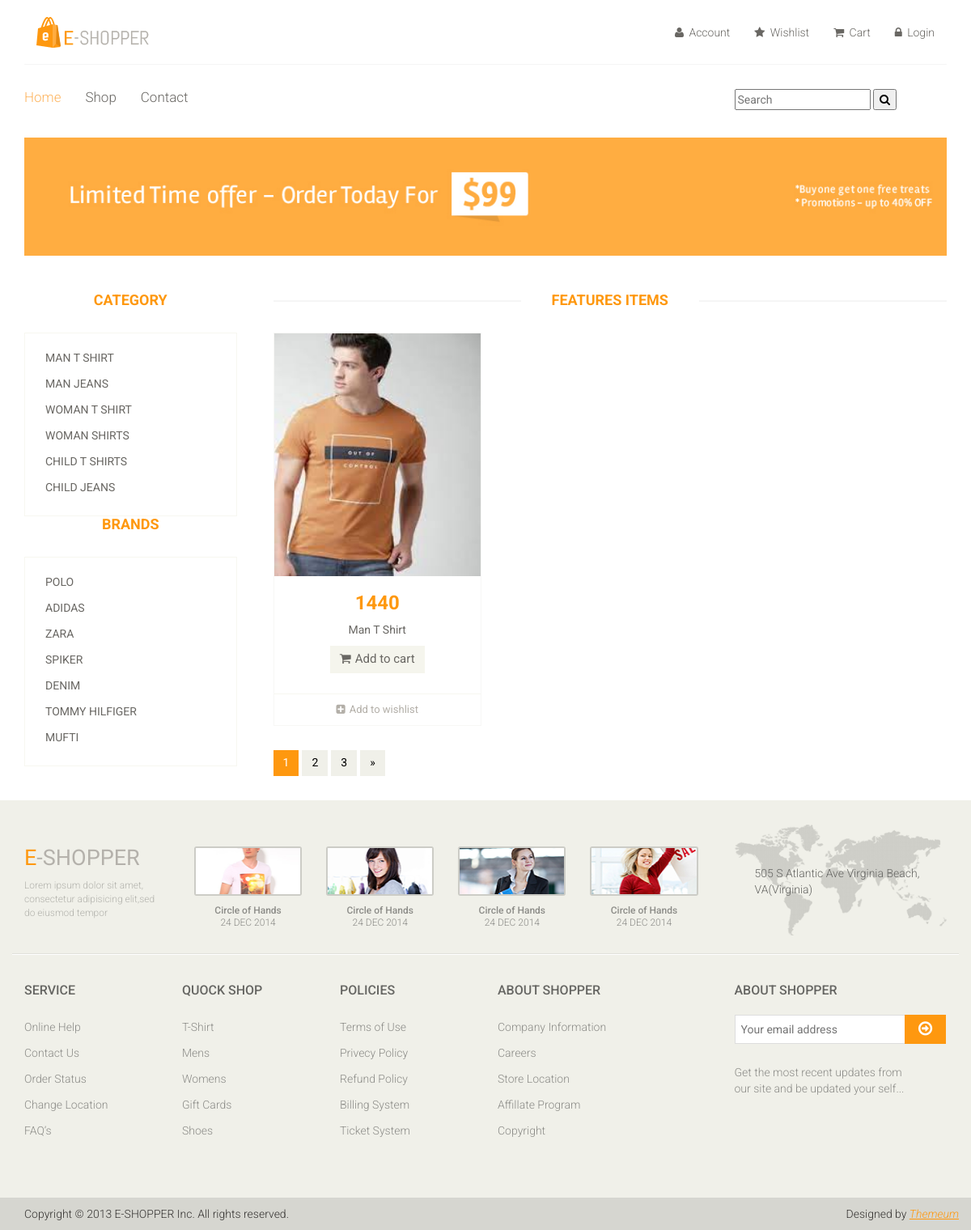
The page /shop/default/Adidas/ on the database its author committed.
### mainApp/models.py (models this page shows, shortened)
class Category(models.Model):
    name = models.CharField(max_length=50)

class Brand(models.Model):
    name = models.CharField(max_length=50)

class Product(models.Model):
    stock = models.BooleanField(default=False)
    name = models.CharField(max_length=50)
    desc = models.TextField()
    category = models.ForeignKey(Category, on_delete=models.CASCADE)
    brand = models.ForeignKey(Brand, on_delete=models.CASCADE)
    seller = models.ForeignKey(Seller, on_delete=models.CASCADE)
    basePrice = models.IntegerField()
    discount = models.IntegerField(default=0, null=True, blank=True)
    finalPrice = models.IntegerField(default=0, null=True, blank=True)
    red = models.BooleanField(default=False, blank=True, null=True)
    green = models.BooleanField(default=False, blank=True, null=True)
    black = models.BooleanField(default=False, blank=True, null=True)
    white = models.BooleanField(default=False, blank=True, null=True)
    pink = models.BooleanField(default=False, blank=True, null=True)
    xs = models.BooleanField(default=False, blank=True, null=True)
    s = models.BooleanField(default=False, blank=True, null=True)
    m = models.BooleanField(default=False, blank=True, null=True)
    l = models.BooleanField(default=False, blank=True, null=True)
    xl = models.BooleanField(default=False, blank=True, null=True)
    img1 = models.ImageField(upload_to='images/', default=None, blank=True, null=True)
    img2 = models.ImageField(upload_to='images/', default=None, blank=True, null=True)
    img3 = models.ImageField(upload_to='images/', default=None, blank=True, null=True)
    img4 = models.ImageField(upload_to='images/', default=None, blank=True, null=True)
    img5 = models.ImageField(upload_to='images/', default=None, blank=True, null=True)
    date = models.DateTimeField(auto_now=True)

### mainApp/views.py (the view)
# urls.py: path('shop/<str:cat>/<str:br>/', views.shopDetails),
def shopDetails(request,cat,br):
    c = Category.objects.all()
    brand = Brand.objects.all()
    if(cat=="default" and br=="default"):
        p = Product.objects.all()
    elif(not cat=="default" and br=="default"):
        cobj = Category.objects.get(name=cat)
        p = Product.objects.filter(category=cobj)
    elif (cat == "default" and (not br == "default")):
        bobj = Brand.objects.get(name=br)
        p = Product.objects.filter(brand=bobj)
    else:
        cobj = Category.objects.get(name=cat)
        bobj = Brand.objects.get(name=br)
        p = Product.objects.filter(brand=bobj, category=cobj)
    return render(request, "shop.html", {
                            "Category": c,
                            "Brand": brand,
                            "Product": p,
                            "Cat": cat,
                            "Br": br})

### mainApp/templates/shop.html (shortened to what this page needs)
{% extends 'index.html' %}
{% load static %}
{% block body %}
<section id="advertisement" xmlns="http://www.w3.org/1999/html">
		<div class="container">
			<img src="{% static 'images/shop/advertisement.jpg' %}" alt="" />
		</div>
	</section>
	<section>
		<div class="container">
			<div class="row">
				<div class="col-sm-3">
					<div class="brands_products">
						<h2>Category</h2>
						<div class="brands-name">
							<ul class="nav nav-pills nav-stacked">
								{% for i in Category %}
								<li><a href="/shop/{{i.name}}/{{Br}}/">{{i.name}}</a> </li>
								{% endfor %}
							</ul>
						</div>
					</div>
					<div class="brands_products">
						<h2>Brands</h2>
						<div class="brands-name">
							<ul class="nav nav-pills nav-stacked">
								{% for i in Brand %}
								<li><a href="/shop/{{Cat}}/{{i.name}}/">{{i.name}}</a> </li>
								{% endfor %}
							</ul>
						</div>
					</div>
			</div>
				<div class="col-sm-9 padding-right">
					<div class="features_items">
						<h2 class="title text-center">Features Items</h2>
						{% for i in Product %}
						<div class="col-sm-4">
							<div class="product-image-wrapper">
								<div class="single-products">
									<div class="productinfo text-center">
										<img src="{{i.img1.url}}" width="150px" height="300px" alt=""/>
										<h2>{{i.finalPrice}}</h2>
										<p>{{i.name}}</p>
										{% if i.stock %}
										<a href="/product/{{i.id}}/" class="btn btn-default add-to-cart"><i class="fa fa-shopping-cart"></i>Add to cart</a>
										{% else %}
										<a href="/product/{{i.id}}/" class="btn btn-default add-to-cart" style="pointer-events: none"><i class="fa fa-shopping-cart"></i>Out of Stock</a>
										{% endif %}
									</div>
									<div class="product-overlay">
										<div class="overlay-content">
										</div>
									</div>
								</div>
								<div class="choose">
									<ul class="nav nav-pills nav-justified">
										<li><a href="/wishlist/{{i.id}}/"><i class="fa fa-plus-square"></i>Add to wishlist</a></li>
									</ul>
								</div>
							</div>
						</div>
						{% endfor %}
					</div>
			<ul class="pagination">
				<li class="active"><a href="">1</a></li>
				<li><a href="">2</a></li>
				<li><a href="">3</a></li>
				<li><a href="">&raquo;</a></li>
			</ul>
		</div>
	</section>
{% endblock %}

### mainApp/static/css/main.css (style rules this page uses)
body { font-family: 'Roboto', sans-serif; position: relative; font-weight: 400px; }
ul li { list-style: none; }
a { -webkit-transition: 300ms; transition: 300ms; }
h1, h2, h3, h4, h5, h6 { font-family: 'Roboto', sans-serif; }
.left-sidebar h2, .brands_products h2 { color: #FE980F; font-family: 'Roboto', sans-serif; font-size: 18px; font-weight: 700; margin: 0 auto 30px; text-align: center; text-transform: uppercase; position: relative; z-index: 3; }
.left-sidebar h2:after, h2.title:after { content: " "; position: absolute; border: 1px solid #f5f5f5; bottom: 8px; left: 0; width: 100%; height: 0; z-index: -2; }
h2.title:before { content: " "; position: absolute; background: #fff; bottom: -6px; width: 220px; height: 30px; z-index: -1; left: 50%; margin-left: -110px; }
.brands-name { border: 1px solid #F7F7F0; padding-bottom: 20px; padding-top: 15px; }
.brands-name .nav-stacked li a { background-color: #FFFFFF; color: #696763; font-family: 'Roboto', sans-serif; font-size: 14px; padding: 5px 25px; text-decoration: none; text-transform: uppercase; }
.padding-right { padding-right: 0; }
.features_items { overflow: hidden; }
h2.title { color: #FE980F; font-family: 'Roboto', sans-serif; font-size: 18px; font-weight: 700; margin: 0 15px; text-transform: uppercase; margin-bottom: 30px; position: relative; }
.product-image-wrapper { border: 1px solid #F7F7F5; overflow: hidden; margin-bottom: 30px; }
.single-products { position: relative; }
.productinfo h2 { color: #FE980F; font-family: 'Roboto', sans-serif; font-size: 24px; font-weight: 700; }
.productinfo p { font-family: 'Roboto', sans-serif; font-size: 14px; font-weight: 400; color: #696763; }
.productinfo img { width: 100%; }
.productinfo { position: relative; }
.product-overlay { background: rgba(254, 152, 15, .8); top: 0; display: none; height: 0; position: absolute; -webkit-transition: height 500ms ease 0s; transition: height 500ms ease 0s; width: 100%; display: block; }
.product-overlay .overlay-content { bottom: 0; position: absolute; bottom: 0; text-align: center; width: 100%; }
.add-to-cart { background: #F5F5ED; border: 0 none; border-radius: 0; color: #696763; font-family: 'Roboto', sans-serif; font-size: 15px; margin-bottom: 25px; }
.add-to-cart i { margin-right: 5px; }
.choose { border-top: 1px solid #F7F7F0; }
.choose ul li a { color: #B3AFA8; font-family: 'Roboto', sans-serif; font-size: 13px; padding-left: 0; padding-right: 0; }
.choose ul li a i { margin-right: 5px; }
#advertisement { padding-bottom: 45px; }
#advertisement img { width: 100%; }
.pagination { display: inline-block; margin-bottom: 25px; margin-top: 0; padding-left: 15px; }
.pagination li:first-child a, .pagination li:first-child span { border-bottom-left-radius: 0; border-top-left-radius: 0; margin-left: 0; }
.pagination li:last-child a, .pagination li:last-child span { border-bottom-right-radius: 0; border-top-right-radius: 0; }
.pagination .active a, .pagination .active span, .pagination .active a:hover, .pagination .active span:hover, .pagination .active a:focus, .pagination .active span:focus { background-color: #FE980F; border-color: #FE980F; color: #FFFFFF; cursor: default; z-index: 2; }
.pagination li a, .pagination li span { background-color: #f0f0e9; border: 0; float: left; line-height: 1.42857; margin-left: -1px; padding: 6px 12px; position: relative; text-decoration: none; margin-right: 5px; color: #000; }

### rows shown on the page
Category: name "MAN T SHIRT"
Category: name "MAN JEANS"
Category: name "WOMAN T SHIRT"
Category: name "WOMAN SHIRTS"
Category: name "CHILD T SHIRTS"
Category: name "CHILD JEANS"
Brand: name "POLO"
Brand: name "ADIDAS"
Brand: name "ZARA"
Brand: name "SPIKER"
Brand: name "DENIM"
Brand: name "TOMMY HILFIGER"
Brand: name "MUFTI"
Product: img1 (picture), finalPrice "1440", name "Man T Shirt"
